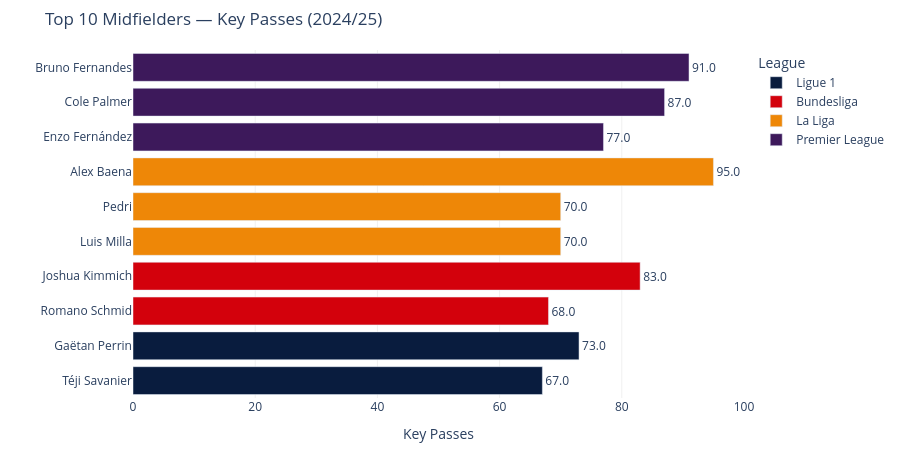
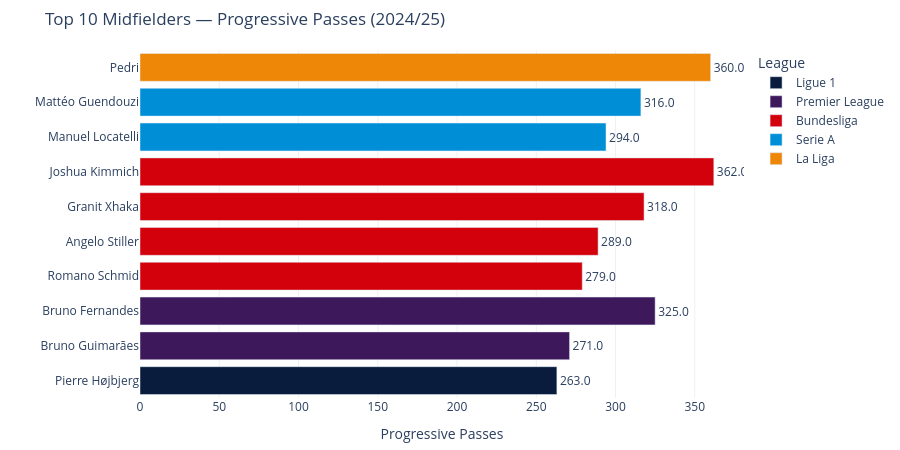
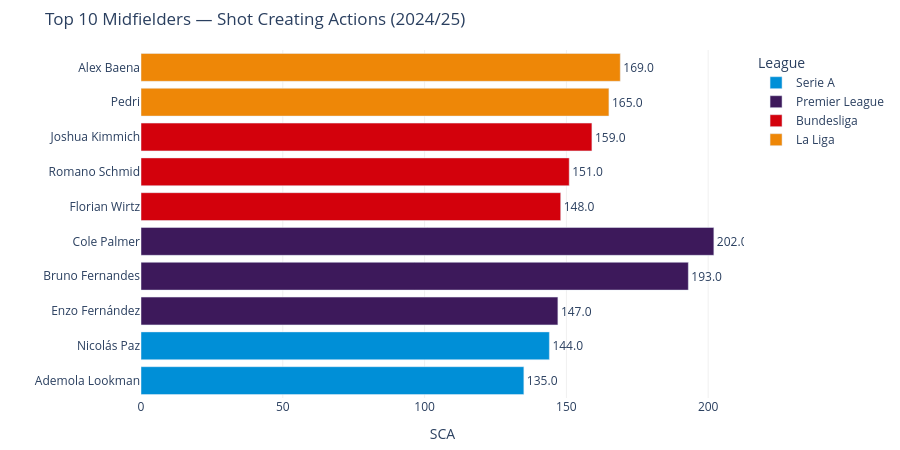
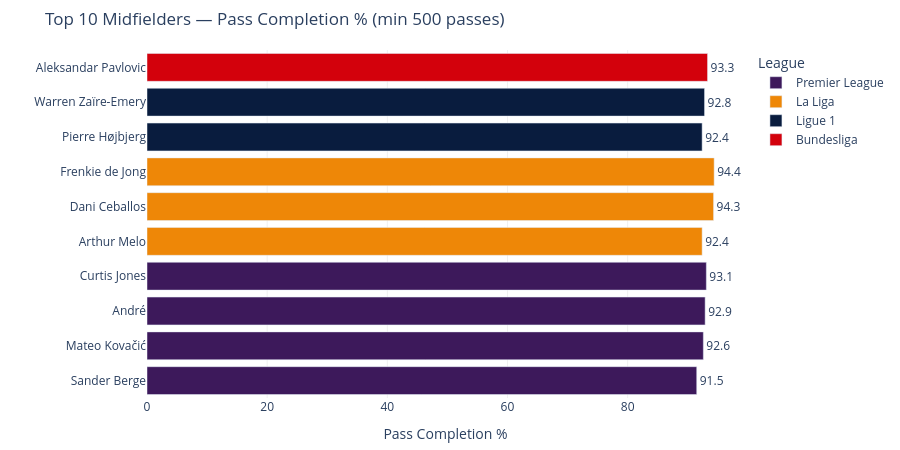

The code cell stored with these charts, in order, in its notebook:
### Markdown cell above
## 3.2 — Midfielders

### Code cell
plot_top10(mids, 'key_passes', 'Top 10 Midfielders — Key Passes (2024/25)', 'Key Passes')
plot_top10(mids, 'progressive_passes', 'Top 10 Midfielders — Progressive Passes (2024/25)', 'Progressive Passes')
plot_top10(mids, 'shot_creating_actions', 'Top 10 Midfielders — Shot Creating Actions (2024/25)', 'SCA')
plot_top10(mids, 'pass_completion_pct', 'Top 10 Midfielders — Pass Completion % (min 500 passes)',
           'Pass Completion %', min_filter=('passes_attempted', 500))

### Figure 1 — Plotly figure (JSON) as saved in the notebook; plotly's stock layout.template omitted (floating-point values rounded to 4 significant figures)
{"data": [{"customdata": [["Montpellier", "Ligue 1"], ["Auxerre", "Ligue 1"]], "hovertemplate": "league=%{customdata[1]}<br>Key Passes=%{text}<br>=%{y}<br>club=%{customdata[0]}<extra></extra>", "legendgroup": "Ligue 1", "marker": {"color": "#091c3e", "pattern": {"shape": ""}}, "name": "Ligue 1", "orientation": "h", "showlegend": true, "text": [67.0, 73.0], "textposition": "outside", "texttemplate": "%{text:.1f}", "type": "bar", "x": [67, 73], "xaxis": "x", "y": ["Téji Savanier", "Gaëtan Perrin"], "yaxis": "y"}, {"customdata": [["Werder Bremen", "Bundesliga"], ["Bayern Munich", "Bundesliga"]], "hovertemplate": "league=%{customdata[1]}<br>Key Passes=%{text}<br>=%{y}<br>club=%{customdata[0]}<extra></extra>", "legendgroup": "Bundesliga", "marker": {"color": "#d3010c", "pattern": {"shape": ""}}, "name": "Bundesliga", "orientation": "h", "showlegend": true, "text": [68.0, 83.0], "textposition": "outside", "texttemplate": "%{text:.1f}", "type": "bar", "x": [68, 83], "xaxis": "x", "y": ["Romano Schmid", "Joshua Kimmich"], "yaxis": "y"}, {"customdata": [["Getafe", "La Liga"], ["Barcelona", "La Liga"], ["Villarreal", "La Liga"]], "hovertemplate": "league=%{customdata[1]}<br>Key Passes=%{text}<br>=%{y}<br>club=%{customdata[0]}<extra></extra>", "legendgroup": "La Liga", "marker": {"color": "#ee8707", "pattern": {"shape": ""}}, "name": "La Liga", "orientation": "h", "showlegend": true, "text": [70.0, 70.0, 95.0], "textposition": "outside", "texttemplate": "%{text:.1f}", "type": "bar", "x": [70, 70, 95], "xaxis": "x", "y": ["Luis Milla", "Pedri", "Alex Baena"], "yaxis": "y"}, {"customdata": [["Chelsea", "Premier League"], ["Chelsea", "Premier League"], ["Manchester Utd", "Premier League"]], "hovertemplate": "league=%{customdata[1]}<br>Key Passes=%{text}<br>=%{y}<br>club=%{customdata[0]}<extra></extra>", "legendgroup": "Premier League", "marker": {"color": "#3d195b", "pattern": {"shape": ""}}, "name": "Premier League", "orientation": "h", "showlegend": true, "text": [77.0, 87.0, 91.0], "textposition": "outside", "texttemplate": "%{text:.1f}", "type": "bar", "x": [77, 87, 91], "xaxis": "x", "y": ["Enzo Fernández", "Cole Palmer", "Bruno Fernandes"], "yaxis": "y"}], "layout": {"barmode": "relative", "height": 450, "legend": {"title": {"text": "League"}, "tracegroupgap": 0}, "margin": {"b": 40, "l": 10, "r": 60, "t": 50}, "plot_bgcolor": "white", "title": {"text": "Top 10 Midfielders — Key Passes (2024/25)"}, "xaxis": {"anchor": "y", "domain": [0, 1], "gridcolor": "#f0f0f0", "showgrid": true, "title": {"text": "Key Passes"}}, "yaxis": {"anchor": "x", "domain": [0, 1], "showgrid": false, "title": {"text": ""}}}}

### Figure 2 — Plotly figure (JSON) as saved in the notebook; plotly's stock layout.template omitted (floating-point values rounded to 4 significant figures)
{"data": [{"customdata": [["Marseille", "Ligue 1"]], "hovertemplate": "league=%{customdata[1]}<br>Progressive Passes=%{text}<br>=%{y}<br>club=%{customdata[0]}<extra></extra>", "legendgroup": "Ligue 1", "marker": {"color": "#091c3e", "pattern": {"shape": ""}}, "name": "Ligue 1", "orientation": "h", "showlegend": true, "text": [263.0], "textposition": "outside", "texttemplate": "%{text:.1f}", "type": "bar", "x": [263], "xaxis": "x", "y": ["Pierre Højbjerg"], "yaxis": "y"}, {"customdata": [["Newcastle Utd", "Premier League"], ["Manchester Utd", "Premier League"]], "hovertemplate": "league=%{customdata[1]}<br>Progressive Passes=%{text}<br>=%{y}<br>club=%{customdata[0]}<extra></extra>", "legendgroup": "Premier League", "marker": {"color": "#3d195b", "pattern": {"shape": ""}}, "name": "Premier League", "orientation": "h", "showlegend": true, "text": [271.0, 325.0], "textposition": "outside", "texttemplate": "%{text:.1f}", "type": "bar", "x": [271, 325], "xaxis": "x", "y": ["Bruno Guimarães", "Bruno Fernandes"], "yaxis": "y"}, {"customdata": [["Werder Bremen", "Bundesliga"], ["Stuttgart", "Bundesliga"], ["Leverkusen", "Bundesliga"], ["Bayern Munich", "Bundesliga"]], "hovertemplate": "league=%{customdata[1]}<br>Progressive Passes=%{text}<br>=%{y}<br>club=%{customdata[0]}<extra></extra>", "legendgroup": "Bundesliga", "marker": {"color": "#d3010c", "pattern": {"shape": ""}}, "name": "Bundesliga", "orientation": "h", "showlegend": true, "text": [279.0, 289.0, 318.0, 362.0], "textposition": "outside", "texttemplate": "%{text:.1f}", "type": "bar", "x": [279, 289, 318, 362], "xaxis": "x", "y": ["Romano Schmid", "Angelo Stiller", "Granit Xhaka", "Joshua Kimmich"], "yaxis": "y"}, {"customdata": [["Juventus", "Serie A"], ["Lazio", "Serie A"]], "hovertemplate": "league=%{customdata[1]}<br>Progressive Passes=%{text}<br>=%{y}<br>club=%{customdata[0]}<extra></extra>", "legendgroup": "Serie A", "marker": {"color": "#008fd7", "pattern": {"shape": ""}}, "name": "Serie A", "orientation": "h", "showlegend": true, "text": [294.0, 316.0], "textposition": "outside", "texttemplate": "%{text:.1f}", "type": "bar", "x": [294, 316], "xaxis": "x", "y": ["Manuel Locatelli", "Mattéo Guendouzi"], "yaxis": "y"}, {"customdata": [["Barcelona", "La Liga"]], "hovertemplate": "league=%{customdata[1]}<br>Progressive Passes=%{text}<br>=%{y}<br>club=%{customdata[0]}<extra></extra>", "legendgroup": "La Liga", "marker": {"color": "#ee8707", "pattern": {"shape": ""}}, "name": "La Liga", "orientation": "h", "showlegend": true, "text": [360.0], "textposition": "outside", "texttemplate": "%{text:.1f}", "type": "bar", "x": [360], "xaxis": "x", "y": ["Pedri"], "yaxis": "y"}], "layout": {"barmode": "relative", "height": 450, "legend": {"title": {"text": "League"}, "tracegroupgap": 0}, "margin": {"b": 40, "l": 10, "r": 60, "t": 50}, "plot_bgcolor": "white", "title": {"text": "Top 10 Midfielders — Progressive Passes (2024/25)"}, "xaxis": {"anchor": "y", "domain": [0, 1], "gridcolor": "#f0f0f0", "showgrid": true, "title": {"text": "Progressive Passes"}}, "yaxis": {"anchor": "x", "domain": [0, 1], "showgrid": false, "title": {"text": ""}}}}

### Figure 3 — Plotly figure (JSON) as saved in the notebook; plotly's stock layout.template omitted (floating-point values rounded to 4 significant figures)
{"data": [{"customdata": [["Atalanta", "Serie A"], ["Como", "Serie A"]], "hovertemplate": "league=%{customdata[1]}<br>SCA=%{text}<br>=%{y}<br>club=%{customdata[0]}<extra></extra>", "legendgroup": "Serie A", "marker": {"color": "#008fd7", "pattern": {"shape": ""}}, "name": "Serie A", "orientation": "h", "showlegend": true, "text": [135.0, 144.0], "textposition": "outside", "texttemplate": "%{text:.1f}", "type": "bar", "x": [135, 144], "xaxis": "x", "y": ["Ademola Lookman", "Nicolás Paz"], "yaxis": "y"}, {"customdata": [["Chelsea", "Premier League"], ["Manchester Utd", "Premier League"], ["Chelsea", "Premier League"]], "hovertemplate": "league=%{customdata[1]}<br>SCA=%{text}<br>=%{y}<br>club=%{customdata[0]}<extra></extra>", "legendgroup": "Premier League", "marker": {"color": "#3d195b", "pattern": {"shape": ""}}, "name": "Premier League", "orientation": "h", "showlegend": true, "text": [147.0, 193.0, 202.0], "textposition": "outside", "texttemplate": "%{text:.1f}", "type": "bar", "x": [147, 193, 202], "xaxis": "x", "y": ["Enzo Fernández", "Bruno Fernandes", "Cole Palmer"], "yaxis": "y"}, {"customdata": [["Leverkusen", "Bundesliga"], ["Werder Bremen", "Bundesliga"], ["Bayern Munich", "Bundesliga"]], "hovertemplate": "league=%{customdata[1]}<br>SCA=%{text}<br>=%{y}<br>club=%{customdata[0]}<extra></extra>", "legendgroup": "Bundesliga", "marker": {"color": "#d3010c", "pattern": {"shape": ""}}, "name": "Bundesliga", "orientation": "h", "showlegend": true, "text": [148.0, 151.0, 159.0], "textposition": "outside", "texttemplate": "%{text:.1f}", "type": "bar", "x": [148, 151, 159], "xaxis": "x", "y": ["Florian Wirtz", "Romano Schmid", "Joshua Kimmich"], "yaxis": "y"}, {"customdata": [["Barcelona", "La Liga"], ["Villarreal", "La Liga"]], "hovertemplate": "league=%{customdata[1]}<br>SCA=%{text}<br>=%{y}<br>club=%{customdata[0]}<extra></extra>", "legendgroup": "La Liga", "marker": {"color": "#ee8707", "pattern": {"shape": ""}}, "name": "La Liga", "orientation": "h", "showlegend": true, "text": [165.0, 169.0], "textposition": "outside", "texttemplate": "%{text:.1f}", "type": "bar", "x": [165, 169], "xaxis": "x", "y": ["Pedri", "Alex Baena"], "yaxis": "y"}], "layout": {"barmode": "relative", "height": 450, "legend": {"title": {"text": "League"}, "tracegroupgap": 0}, "margin": {"b": 40, "l": 10, "r": 60, "t": 50}, "plot_bgcolor": "white", "title": {"text": "Top 10 Midfielders — Shot Creating Actions (2024/25)"}, "xaxis": {"anchor": "y", "domain": [0, 1], "gridcolor": "#f0f0f0", "showgrid": true, "title": {"text": "SCA"}}, "yaxis": {"anchor": "x", "domain": [0, 1], "showgrid": false, "title": {"text": ""}}}}

### Figure 4 — Plotly figure (JSON) as saved in the notebook; plotly's stock layout.template omitted (floating-point values rounded to 4 significant figures)
{"data": [{"customdata": [["Fulham", "Premier League"], ["Manchester City", "Premier League"], ["Wolves", "Premier League"], ["Liverpool", "Premier League"]], "hovertemplate": "league=%{customdata[1]}<br>Pass Completion %=%{text}<br>=%{y}<br>club=%{customdata[0]}<extra></extra>", "legendgroup": "Premier League", "marker": {"color": "#3d195b", "pattern": {"shape": ""}}, "name": "Premier League", "orientation": "h", "showlegend": true, "text": [91.5, 92.6, 92.9, 93.1], "textposition": "outside", "texttemplate": "%{text:.1f}", "type": "bar", "x": [91.5, 92.6, 92.9, 93.1], "xaxis": "x", "y": ["Sander Berge", "Mateo Kovačić", "André", "Curtis Jones"], "yaxis": "y"}, {"customdata": [["Girona", "La Liga"], ["Real Madrid", "La Liga"], ["Barcelona", "La Liga"]], "hovertemplate": "league=%{customdata[1]}<br>Pass Completion %=%{text}<br>=%{y}<br>club=%{customdata[0]}<extra></extra>", "legendgroup": "La Liga", "marker": {"color": "#ee8707", "pattern": {"shape": ""}}, "name": "La Liga", "orientation": "h", "showlegend": true, "text": [92.4, 94.3, 94.4], "textposition": "outside", "texttemplate": "%{text:.1f}", "type": "bar", "x": [92.4, 94.3, 94.4], "xaxis": "x", "y": ["Arthur Melo", "Dani Ceballos", "Frenkie de Jong"], "yaxis": "y"}, {"customdata": [["Marseille", "Ligue 1"], ["Paris S-G", "Ligue 1"]], "hovertemplate": "league=%{customdata[1]}<br>Pass Completion %=%{text}<br>=%{y}<br>club=%{customdata[0]}<extra></extra>", "legendgroup": "Ligue 1", "marker": {"color": "#091c3e", "pattern": {"shape": ""}}, "name": "Ligue 1", "orientation": "h", "showlegend": true, "text": [92.4, 92.8], "textposition": "outside", "texttemplate": "%{text:.1f}", "type": "bar", "x": [92.4, 92.8], "xaxis": "x", "y": ["Pierre Højbjerg", "Warren Zaïre-Emery"], "yaxis": "y"}, {"customdata": [["Bayern Munich", "Bundesliga"]], "hovertemplate": "league=%{customdata[1]}<br>Pass Completion %=%{text}<br>=%{y}<br>club=%{customdata[0]}<extra></extra>", "legendgroup": "Bundesliga", "marker": {"color": "#d3010c", "pattern": {"shape": ""}}, "name": "Bundesliga", "orientation": "h", "showlegend": true, "text": [93.3], "textposition": "outside", "texttemplate": "%{text:.1f}", "type": "bar", "x": [93.3], "xaxis": "x", "y": ["Aleksandar Pavlovic"], "yaxis": "y"}], "layout": {"barmode": "relative", "height": 450, "legend": {"title": {"text": "League"}, "tracegroupgap": 0}, "margin": {"b": 40, "l": 10, "r": 60, "t": 50}, "plot_bgcolor": "white", "title": {"text": "Top 10 Midfielders — Pass Completion % (min 500 passes)"}, "xaxis": {"anchor": "y", "domain": [0, 1], "gridcolor": "#f0f0f0", "showgrid": true, "title": {"text": "Pass Completion %"}}, "yaxis": {"anchor": "x", "domain": [0, 1], "showgrid": false, "title": {"text": ""}}}}
